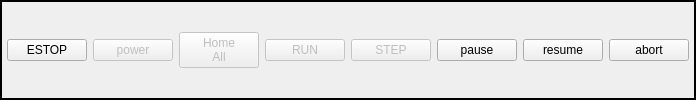
        <widget class="QFrame" name="horizontalFrame">
         <property name="styleSheet">
          <string notr="true">ActionButton {
min-height: 50px;
min-width: 50px;
font: 14pt &quot;DejaVu Sans&quot;;
}</string>
         </property>
         <property name="frameShape">
          <enum>QFrame::Box</enum>
         </property>
         <property name="lineWidth">
          <number>2</number>
         </property>
         <property name="midLineWidth">
          <number>0</number>
         </property>
         <layout class="QHBoxLayout" name="horizontalLayout_2">
          <property name="leftMargin">
           <number>5</number>
          </property>
          <property name="topMargin">
           <number>5</number>
          </property>
          <property name="rightMargin">
           <number>5</number>
          </property>
          <property name="bottomMargin">
           <number>5</number>
          </property>
          <item>
           <widget class="ActionButton" name="actionbutton_8">
            <property name="text">
             <string>ESTOP</string>
            </property>
            <property name="checkable">
             <bool>true</bool>
            </property>
            <property name="actionName" stdset="0">
             <string>machine.estop.toggle</string>
            </property>
           </widget>
          </item>
          <item>
           <widget class="ActionButton" name="actionbutton_6">
            <property name="enabled">
             <bool>false</bool>
            </property>
            <property name="text">
             <string>power</string>
            </property>
            <property name="checkable">
             <bool>true</bool>
            </property>
            <property name="actionName" stdset="0">
             <string>machine.power.toggle</string>
            </property>
           </widget>
          </item>
          <item>
           <widget class="ActionButton" name="actionbutton_5">
            <property name="enabled">
             <bool>false</bool>
            </property>
            <property name="text">
             <string>Home
All</string>
            </property>
            <property name="rules" stdset="0">
             <string>[{&quot;channels&quot;: [{&quot;url&quot;: &quot;status:all_axes_homed&quot;, &quot;trigger&quot;: true}], &quot;property&quot;: &quot;Text&quot;, &quot;expression&quot;: &quot;'Homed' if ch[0] else 'Home\\nAll'&quot;, &quot;name&quot;: &quot;ButtonText&quot;}, {&quot;channels&quot;: [{&quot;url&quot;: &quot;status:all_axes_homed&quot;, &quot;trigger&quot;: true}], &quot;property&quot;: &quot;Style Sheet&quot;, &quot;expression&quot;: &quot;'background-color:rgb(138, 226, 52)' if ch[0]else ''&quot;, &quot;name&quot;: &quot;background-color&quot;}]</string>
            </property>
            <property name="actionName" stdset="0">
             <string>machine.home.all</string>
            </property>
           </widget>
          </item>
          <item>
           <widget class="ActionButton" name="actionbutton_2">
            <property name="enabled">
             <bool>false</bool>
            </property>
            <property name="text">
             <string>RUN</string>
            </property>
            <property name="actionName" stdset="0">
             <string>program.run</string>
            </property>
           </widget>
          </item>
          <item>
           <widget class="ActionButton" name="actionbutton">
            <property name="enabled">
             <bool>false</bool>
            </property>
            <property name="text">
             <string>STEP</string>
            </property>
            <property name="actionName" stdset="0">
             <string>program.step</string>
            </property>
           </widget>
          </item>
          <item>
           <widget class="ActionButton" name="actionbutton_4">
            <property name="text">
             <string>pause</string>
            </property>
            <property name="actionName" stdset="0">
             <string>program.pause</string>
            </property>
           </widget>
          </item>
          <item>
           <widget class="ActionButton" name="actionbutton_3">
            <property name="text">
             <string>resume</string>
            </property>
            <property name="actionName" stdset="0">
             <string>program.resume</string>
            </property>
           </widget>
          </item>
          <item>
           <widget class="ActionButton" name="actionbutton_7">
            <property name="text">
             <string>abort</string>
            </property>
            <property name="actionName" stdset="0">
             <string>program.abort</string>
            </property>
           </widget>
          </item>
         </layout>
        </widget>
